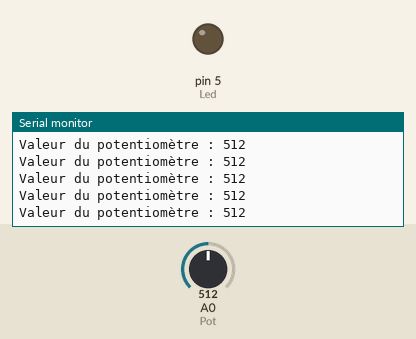
Recording of a sketch running on a simulated Arduino Uno, built with avr-gcc and run on an emulated ATmega328P. Parts: output pins drawn as LEDs (lit = HIGH), the last lines printed to the serial monitor. Inputs (shaded band) come from the test bench; at power-on: A0 (Pot) = 512.

Above: at 1.2 s.
1.3 s: A0 (Pot) set to 108
At 2.0 s:
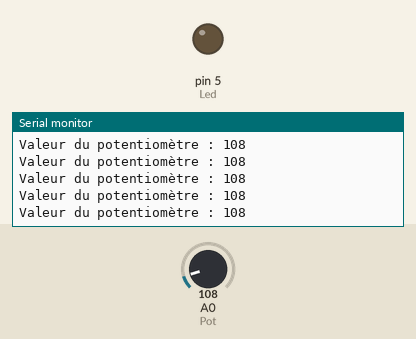
4.3 s: A0 (Pot) set to 93
At 5.1 s:
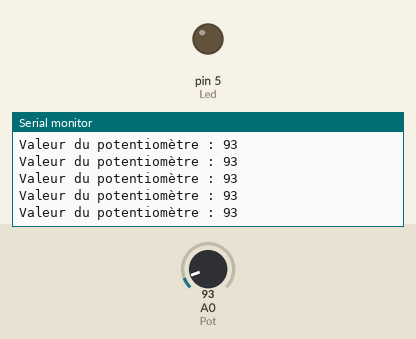
Timing chart, 0 to 7.3 s (numbered marks = the images above; inputs shaded):
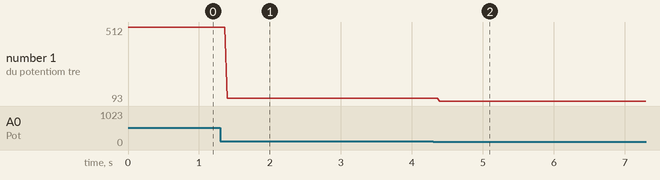

The sketch:

P5-Pot.ino
```cpp
// Croquis P5-Pot.ino

//----- CONSTANTES -----
#define Pot 0  // POTENTIOMETRE sur la ligne analogique 0 (A0)
#define Led 5  // LED sur la ligne E/S 5

//----- VARIABLE -----
int valPot;  // Variable du POTENTIOMETRE

//----- PROCEDURE D'INITIALISATION -----
void setup() {
  Serial.begin(9600);  // Vitesse communication
  pinMode(Led, OUTPUT); // Ligne en sortie
}
//----- BOUCLE PRINCIPALE -----
void loop(){
  valPot = analogRead(Pot); // Lecture du POT.
  // Affichage sur le moniteur série
  Serial.print("Valeur du potentiomètre : ");
  Serial.println(valPot);
 }
```

Measured:
- after the input at 1.3 s, the serial monitor: prints a new line after 0.10 s (image 1)
- after the input at 4.3 s, the serial monitor: prints a new line after 0.09 s (image 2)
- plotted number 1: 512 → 108 after the input at 1.3 s, 108 → 93 after the input at 4.3 s
